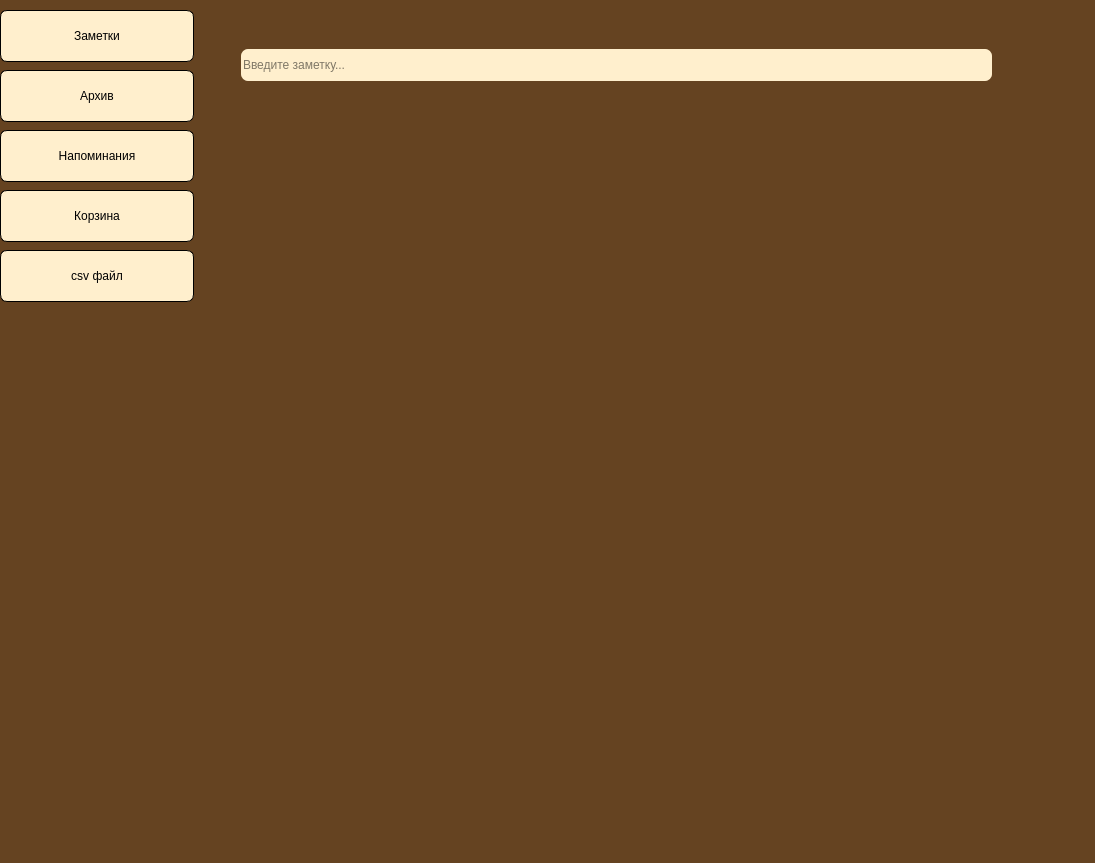
<?xml version="1.0" encoding="UTF-8"?>
<ui version="4.0">
 <class>MainWindow</class>
 <widget class="QMainWindow" name="MainWindow">
  <property name="geometry">
   <rect>
    <x>0</x>
    <y>0</y>
    <width>1095</width>
    <height>863</height>
   </rect>
  </property>
  <property name="acceptDrops">
   <bool>false</bool>
  </property>
  <property name="windowTitle">
   <string>Заметки</string>
  </property>
  <property name="styleSheet">
   <string notr="true">background-color: rgb(101, 67, 33);
</string>
  </property>
  <widget class="QWidget" name="centralwidget">
   <widget class="QPushButton" name="TrashButtMW_2">
    <property name="geometry">
     <rect>
      <x>0</x>
      <y>250</y>
      <width>194</width>
      <height>52</height>
     </rect>
    </property>
    <property name="styleSheet">
     <string notr="true">border: 1px solid rgb(0,0,0);background-color: rgb(255, 239, 205);border-radius: 7px;
font: 15pt &quot;Arial&quot;;height: 50px</string>
    </property>
    <property name="text">
     <string>csv файл</string>
    </property>
    <property name="icon">
     <iconset>
      <normaloff>../../Downloads/ios_share_24dp_FILL0_wght400_GRAD0_opsz24 (1).svg</normaloff>../../Downloads/ios_share_24dp_FILL0_wght400_GRAD0_opsz24 (1).svg</iconset>
    </property>
    <property name="iconSize">
     <size>
      <width>24</width>
      <height>24</height>
     </size>
    </property>
    <property name="autoRepeat">
     <bool>false</bool>
    </property>
   </widget>
   <widget class="QPushButton" name="TrashButtMW">
    <property name="geometry">
     <rect>
      <x>0</x>
      <y>190</y>
      <width>194</width>
      <height>52</height>
     </rect>
    </property>
    <property name="styleSheet">
     <string notr="true">border: 1px solid rgb(0,0,0);background-color: rgb(255, 239, 205);border-radius: 7px;
font: 15pt &quot;Arial&quot;;height: 50px</string>
    </property>
    <property name="text">
     <string>Корзина</string>
    </property>
    <property name="icon">
     <iconset>
      <normaloff>icons/delete_black_24dp.svg</normaloff>icons/delete_black_24dp.svg</iconset>
    </property>
    <property name="iconSize">
     <size>
      <width>24</width>
      <height>24</height>
     </size>
    </property>
    <property name="autoRepeat">
     <bool>false</bool>
    </property>
   </widget>
   <widget class="QPushButton" name="RemindButtMW_2">
    <property name="geometry">
     <rect>
      <x>0</x>
      <y>130</y>
      <width>194</width>
      <height>52</height>
     </rect>
    </property>
    <property name="styleSheet">
     <string notr="true">border: 1px solid rgb(0,0,0);background-color: rgb(255, 239, 205);border-radius: 7px;
font: 15pt &quot;Arial&quot;;height: 50px</string>
    </property>
    <property name="text">
     <string>Напоминания</string>
    </property>
    <property name="icon">
     <iconset>
      <normaloff>icons/notifications_FILL0_wght400_GRAD0_opsz24.svg</normaloff>icons/notifications_FILL0_wght400_GRAD0_opsz24.svg</iconset>
    </property>
    <property name="iconSize">
     <size>
      <width>24</width>
      <height>24</height>
     </size>
    </property>
   </widget>
   <widget class="QPushButton" name="ArchiveButtMW_2">
    <property name="geometry">
     <rect>
      <x>0</x>
      <y>70</y>
      <width>194</width>
      <height>52</height>
     </rect>
    </property>
    <property name="styleSheet">
     <string notr="true">border: 1px solid rgb(0,0,0);background-color: rgb(255, 239, 205);border-radius: 7px;
font: 15pt &quot;Arial&quot;;height: 50px</string>
    </property>
    <property name="text">
     <string>Архив</string>
    </property>
    <property name="icon">
     <iconset>
      <normaloff>icons/archive_FILL0_wght400_GRAD0_opsz24.svg</normaloff>icons/archive_FILL0_wght400_GRAD0_opsz24.svg</iconset>
    </property>
    <property name="iconSize">
     <size>
      <width>24</width>
      <height>24</height>
     </size>
    </property>
   </widget>
   <widget class="QPushButton" name="MainWindowButtMW">
    <property name="geometry">
     <rect>
      <x>0</x>
      <y>10</y>
      <width>194</width>
      <height>52</height>
     </rect>
    </property>
    <property name="mouseTracking">
     <bool>false</bool>
    </property>
    <property name="acceptDrops">
     <bool>true</bool>
    </property>
    <property name="layoutDirection">
     <enum>Qt::LayoutDirection::LeftToRight</enum>
    </property>
    <property name="styleSheet">
     <string notr="true">border: 1px solid rgb(0,0,0);background-color: rgb(255, 239, 205);border-radius: 7px;
font: 15pt &quot;Arial&quot;;height: 50px;</string>
    </property>
    <property name="text">
     <string>Заметки</string>
    </property>
    <property name="icon">
     <iconset>
      <normaloff>../../Downloads/notes_24dp_FILL0_wght400_GRAD0_opsz24 (1).svg</normaloff>../../Downloads/notes_24dp_FILL0_wght400_GRAD0_opsz24 (1).svg</iconset>
    </property>
    <property name="iconSize">
     <size>
      <width>24</width>
      <height>24</height>
     </size>
    </property>
   </widget>
   <widget class="QLineEdit" name="NotesLineMW">
    <property name="geometry">
     <rect>
      <x>241</x>
      <y>49</y>
      <width>751</width>
      <height>32</height>
     </rect>
    </property>
    <property name="cursor">
     <cursorShape>IBeamCursor</cursorShape>
    </property>
    <property name="styleSheet">
     <string notr="true">background-color: rgb(255, 239, 205);
font: 20pt &quot;Times New Roman&quot;;border-radius: 7px</string>
    </property>
    <property name="text">
     <string/>
    </property>
    <property name="placeholderText">
     <string extracomment="20">Введите заметку...</string>
    </property>
   </widget>
  </widget>
  <action name="action_2">
   <property name="text">
    <string>Заметки</string>
   </property>
  </action>
  <action name="action_3">
   <property name="text">
    <string>Напоминания</string>
   </property>
  </action>
  <action name="action_4">
   <property name="text">
    <string>Корзина</string>
   </property>
  </action>
 </widget>
 <resources>
  <include location="res-rc.qrc"/>
 </resources>
 <connections/>
</ui>
